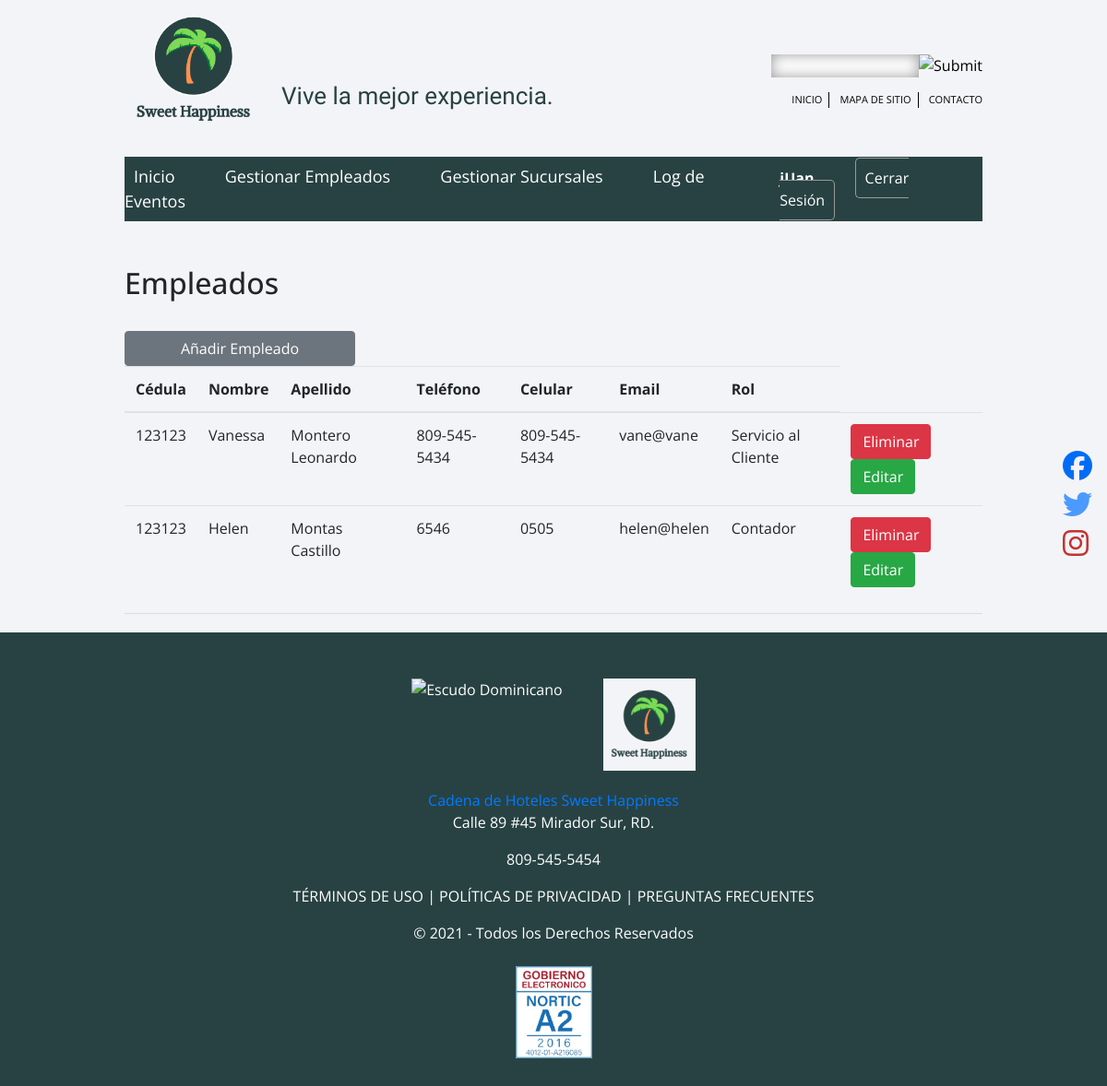
The app's page /gestionarEmpleados.php (signed in), older data.
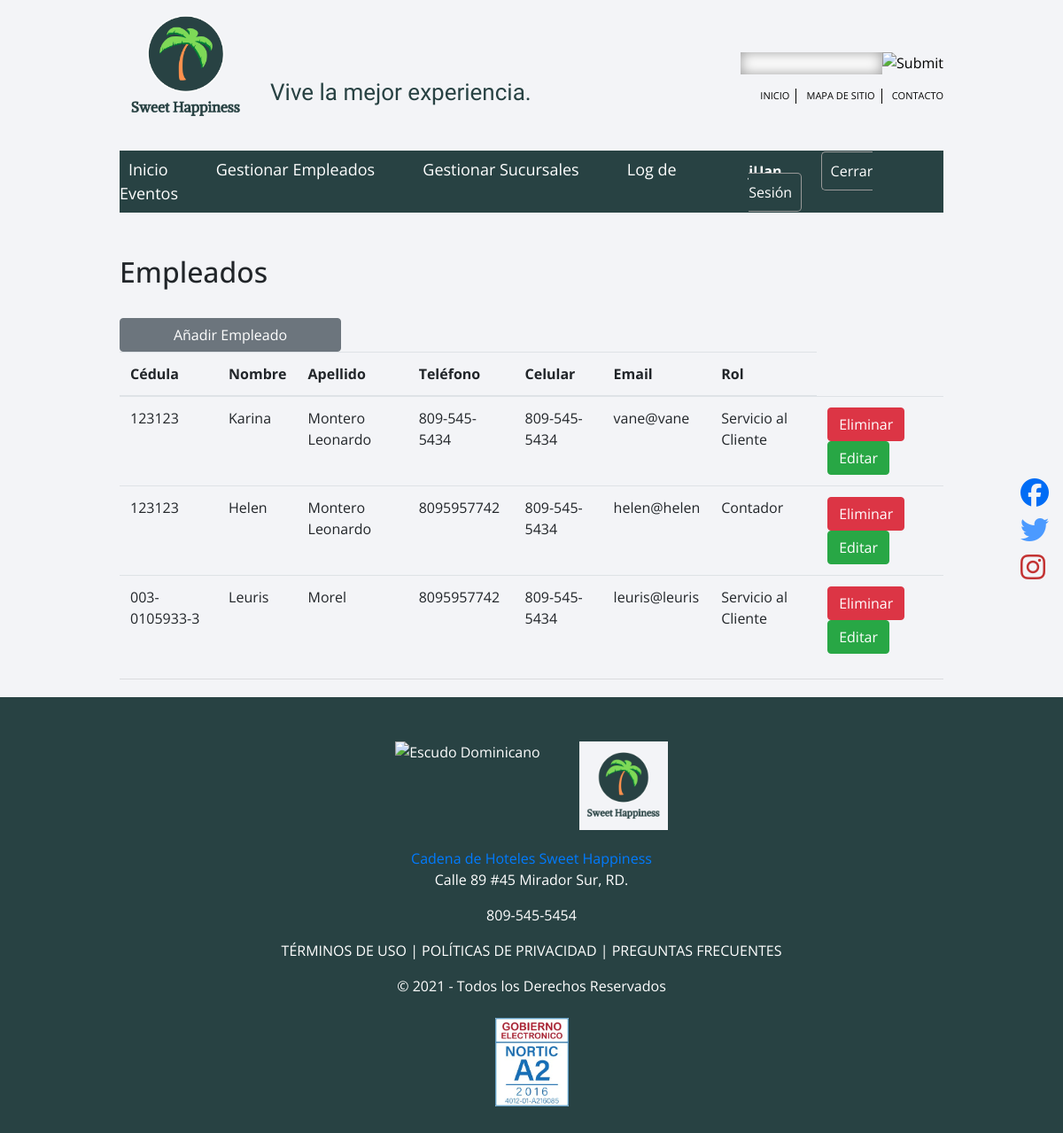
The same page, newer data.
### tables this page shows
CREATE TABLE `empleados` (
  `id` int(11) NOT NULL,
  `id_sucursales` int(11) NOT NULL,
  `cédula` varchar(15) NOT NULL,
  `nombre` varchar(20) NOT NULL,
  `apellido` varchar(20) NOT NULL,
  `teléfono` varchar(20) NOT NULL,
  `celular` varchar(20) NOT NULL,
  `correo` varchar(20) NOT NULL,
  `contraseña` varchar(25) NOT NULL,
  `rol_hotel` varchar(20) NOT NULL,
  `rol` varchar(25) NOT NULL
);

### libs/conexion.php (called while the page is built, shortened)
<?php
    class conexion{
        static $instancia = null;
        function __construct(){
            $this->myCon = mysqli_connect(DB_HOST, DB_USER, DB_PASS, DB_NAME);
        }
        public static function query_array($sql){
            if(self::$instancia == null){
                self::$instancia = new conexion();
            }
            $rs = mysqli_query(self::$instancia->myCon, $sql);
            $final = [];
            while($fila = mysqli_fetch_assoc($rs)){
                $final[] = $fila;
            }
            return $final;
        }
    }

### gestionarEmpleados.php (the view, shortened to what this page needs)
<?php
include('head.php');
 include('redes.php');
?>
<?php
    if(isset($_SESSION['initialization_sistem'])){
        if(isset($_SESSION['admin']) == 1){
?>
<div style="max-width: 80%;" class="container">
<?php  ?> <br> <br>
<div>
 <h2>Empleados</h2>
  <a href="agregarEmpleado.php" class="btn btn-secondary" style="margin-top:25px; width:250px;color:white;">Añadir Empleado</a>
    <table class="table table-hover">
    <thead>
        <tr>
            <th scope="col">Cédula</th>
            <th scope="col">Nombre</th>
            <th scope="col">Apellido</th>
            <th scope="col">Teléfono</th>
            <th scope="col">Celular</th>
            <th scope="col">Email</th>
            <th scope="col">Rol</th>
        </tr>
    </thead>
    <tbody>
        <?php
            $sql = "SELECT * FROM empleados";
            $rs = conexion::query_array($sql);
            foreach($rs as $data)
            {
                echo "
                   <tr>
                      <td>{$data['cédula']}</td>
                      <td>{$data['nombre']}</td>
                      <td>{$data['apellido']}</td>
                      <td>{$data['teléfono']}</td>
                      <td>{$data['celular']}</td>
                      <td>{$data['correo']}</td>
                      <td>{$data['rol_hotel']}</td>
                      <td>
                         <a class='btn btn-danger'href='gestionarEmpleados.php?del={$data['id']}' style='color:white;'>Eliminar</a>
                         <a href='agregarEmpleado.php?edit={$data['id']}' class='btn btn-success' style='color:white;'>Editar</a>
                      </td>
                   </tr>
                ";
            }
        ?>
    </tbody>
    </table>
   <hr>
   </div>
</div>
</body>
<?php }
  } ?>
<?php include("footer.php")?>

### head.php (shortened to what this page needs)
<?php
  include("libs/conexion.php");
?>
<!DOCTYPE html>
<html lang="es">
<head>
    <link rel="stylesheet" href="https://cdn.jsdelivr.net/npm/bootstrap@4.6.0/dist/css/bootstrap.min.css"
>
    <link rel="stylesheet" href="https://stackpath.bootstrapcdn.com/bootstrap/4.5.2/css/bootstrap.min.css">
    <link rel="stylesheet" href="https://maxcdn.bootstrapcdn.com/font-awesome/4.7.0/css/font-awesome.min.css">
    <link rel="stylesheet" type="text/css" href="css/template.css">
</head>
<body>
    <div style="max-width: 80%;" class="container">
        <?php
    if(isset($_SESSION['initialization_sistem'])){
?>
        <div class="bg1">
            <div class="main-wrapp">
                <div class="headerBox">
                    <div class="logo">
                        <a href="#" target="_self">
                            <div class="logito">
                                <img src="img/logo.png" width="150" height="150" title="Sweet Happiness"
                                    alt="Logo de la cadena de hoteles">
                                <p class="slogan">Vive la mejor experiencia.</p>
                            </div>
                        </a>
                    </div>
                    <div class="headerBoxBox1">
                        <div class="repDom"></div>
                        <div class="pSearch">
                            <div class="search">
                                <input name="search" type="text" id="mod-search-searchword">
                                <input name="search" type="image" src="images/searchButton.gif">
                            </div>
                        </div>
                        <div class="navMenu">
                            <ul class="menu">
                                <li><a href="#">Inicio</a></li>
                                <li><a href="#">Mapa de sitio</a></li>
                                <li><a href="#">Contacto</a></li>
                            </ul>
                        </div>
                    </div>
                </div>
                <div class="menu-h">
                    <?php
            switch($_SESSION['rol']){
               case 1:?>
                    <nav class="menu-ja">
                        <a href="index.php">Inicio</a>
                        <a href="gestionarEmpleados.php">Gestionar Empleados</a>
                        <a href="gestionarSucursales.php">Gestionar Sucursales</a>
                        <a href="log_eventos.php">Log de Eventos</a>
                    </nav><?php
                break;
                 ?>
                    </nav><?php
            }
      ?>
                    <div class="btnSesiones">
                        <a style="margin-right: 30px; color:white;"
                            class="font-weight-bolder"><?php echo $_SESSION['username']?></a>
                        <a href="logout.php" class="btnSes" style="color:white;">Cerrar Sesión</a>
                    </div>
                </div>
                        <?php } ?>
                    </div>
                </div>
            </div>

### redes.php (shortened to what this page needs)
<div class="social">
	<a href="#"><i class="fab fa-facebook fa-2x" style="color: #006CF5;"></i></a>
	<a href="#"><i
       class="fab fa-twitter fa-2x mt-2" style="color:#4B9AFF;"></i></a>
	<a href="#"><i class="fab fa-instagram fa-2x mt-2" style="color:#C33333;"></i></a>
</div>

### footer.php (shortened to what this page needs)
<div class="footer text-center">
               <div class="img-1 f">
                   <img src="img/escudo.png" alt="Escudo Dominicano">
                   <img src="img/logo.png" alt="Sweet Happiness">
               </div>
               <div class="f">
                   <a href="#">Cadena de Hoteles Sweet Happiness</a>
                   <p>Calle 89 #45 Mirador Sur, RD.</p>
                   <p>809-545-5454</p>
                   <p>TÉRMINOS DE USO | POLÍTICAS DE PRIVACIDAD | PREGUNTAS FRECUENTES</p>
                   <span>&copy; 2021 - Todos los Derechos Reservados</span>
               </div><br>
               <div class="f">
                   <img src="images/nortic.jpg" height="100" alt="NORTIC A2" />
               </div>
</div>
</body>
</html>

### css/template.css (style rules this page uses)
body { margin:0 auto; padding:0; font-family:'Open Sans', Helvetica, sans-serif; background: #f3f4f7; }
* { margin: 0; padding: 0; -moz-box-sizing: border-box; -webkit-box-sizing: border-box; box-sizing: border-box; }
a { text-decoration:none; }
img { border:0; }
.btnSesiones { margin: 10px ; padding: 10px ; }
.btnSes { background: #284243; padding: 10px; margin: 0 10px; color: #fff; border: #999 solid 1px; border-radius: 5px; }
.bg1 { width:100%; height:auto; }
.slogan { font-family: 'Dancing Script', cursive; color: #284243; font-size: 26px;margin-top: 85px; margin-left: 20px; text-align: center; }
.main-wrapp { width:100%; height:auto; display:table; margin:0 auto; }
.logito { width: 100%; display: flex; flex-direction: row; }
.headerBox { width:100%; height:70px; }
.logo { width:520px; height:130px; float:left; }
.logo a { height:130px; display:block; margin:0; padding:0; }
.headerBoxBox1 { width:300px; height:170px; display:table; float:right; text-align:right; }
.repDom { width:100%; height:34px; background:url(../images/repDom.png) no-repeat top right; float:right; margin:20px 0 0 0; }
.search { float:right; }
.pSearch { width:100%; height:auto; display:table; float:right; margin:5px 0 0 0; }
.pSearch input, .fRight input { float:left; border:0; }
.pSearch input#mod-search-searchword, .fRight input#mod-search-searchword { width:160px; height:25px; line-height:25px; -moz-box-shadow: inset 0 0 15px #999; -webkit-box-shadow: inset 0 0 15px #999; box-shadow: inset 0 0 15px #999; padding:0 10px; color:#B4B4B4; font-style:italic; }
.navMenu { width:100%; height:auto; display:table; text-align:right; }
.navMenu ul.menu { width:auto; float:right; margin:10px 0 0 0; }
.navMenu ul.menu li { list-style:none; display:inline-block; text-transform:uppercase; font-size:11px; border-right:solid #000 1px; font-weight:normal; margin:0 7px 0 0; padding:0 7px 0 0; }
.navMenu ul.menu li, .navMenu ul.menu li a { color:#000000; }
.navMenu ul.menu li:last-child { margin:0; padding:0; border:0; }
.menu-h { width:100%; height:70px; display: flex; flex-direction: row; background:#284243; align-items: center; justify-content: space-between; }
.menu-ja a { text-decoration: none; margin-right: 40px; font-size: 18px; margin-left: 10px; color: #fff; height: 25px ; }

### redes.php (style rules this page uses)
.container { width:95%; max-width:900px; margin:auto; }
.social { width:48px; position:fixed; top:50px; right:0; }
.social { top:50%; height:205px; margin-top:-100px; }

### footer.php (style rules this page uses)
.footer { margin-top:20px; background: #284243; width: 100%; height:auto; padding: 30px 0; color:#fff; }
.img-1 img { width: 100px; height: 100px; vertical-align: top; margin: 20px; }

Row changes from the older to the newer data that the page shows:
removed empleados: cédula "123123", nombre "Helen", apellido "Montas Castillo", teléfono "6546", celular "0505", correo "helen@helen", rol_hotel "Contador"
changed empleados "vane@vane": nombre "Vanessa" → "Karina"
added empleados: cédula "123123", nombre "Helen", apellido "Montero Leonardo", teléfono "8095957742", celular "809-545-5434", correo "helen@helen", rol_hotel "Contador"
added empleados: cédula "003-0105933-3", nombre "Leuris", apellido "Morel", teléfono "8095957742", celular "809-545-5434", correo "leuris@leuris", rol_hotel "Servicio al Cliente"
